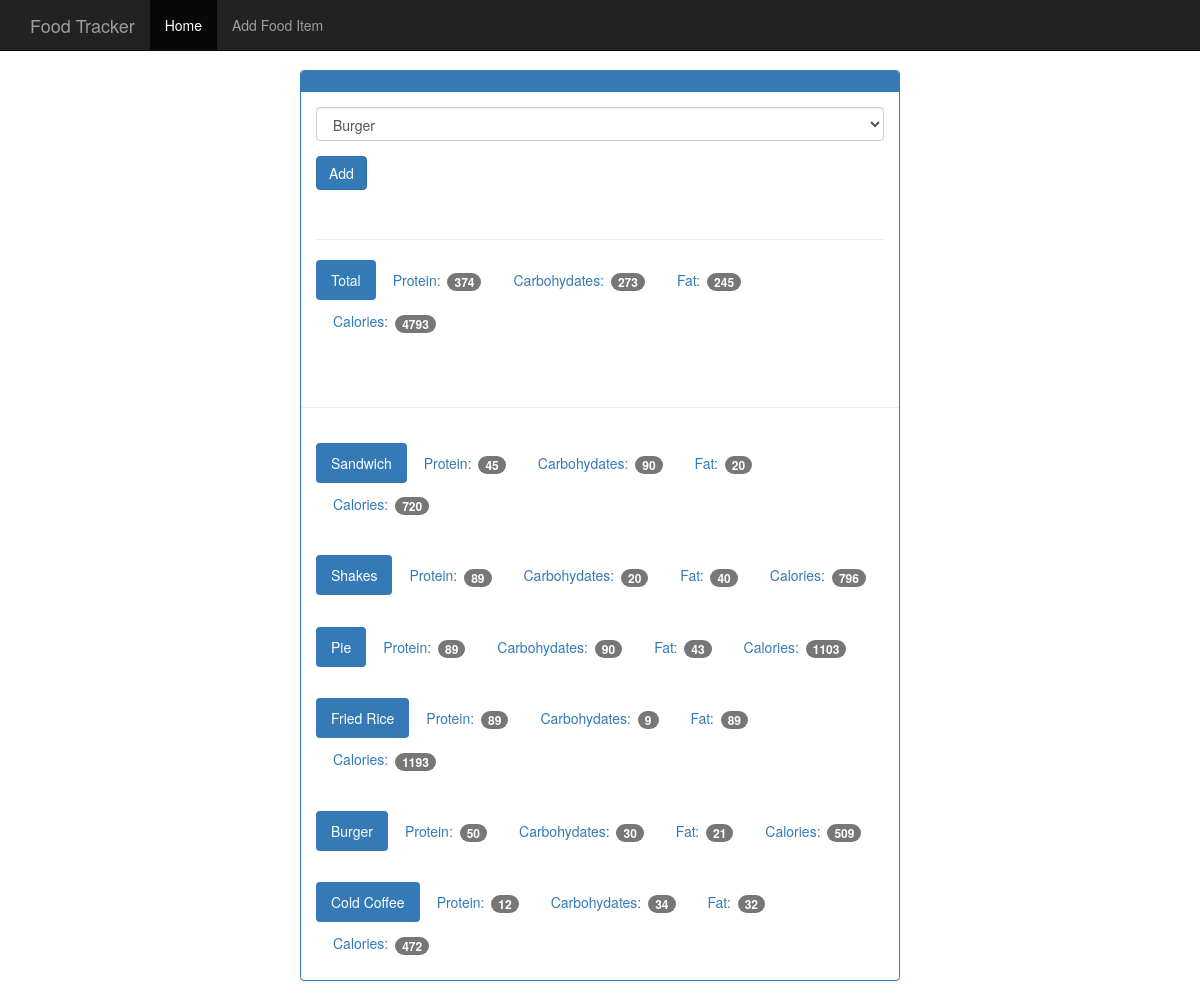
Page /view/20190817 on the committed database.
### tables this page shows
CREATE TABLE food(
 id INTEGER PRIMARY KEY autoincrement,
 name TEXT  NOT NULL,
 protein INTEGER NOT NULL,
 carbohydrates INTEGER NOT NULL,
 fat INTEGER NOT NULL,
 calories INTEGER  NOT NULL
);

### app.py (the view)
@app.route("/view/<date>",methods=['GET','POST'])
def view(date):
	db =  connect_db()
	cur =  db.execute("SELECT id,entry_date FROM log_date WHERE entry_date=?",[date])
	date_result =  cur.fetchone()
	if request.method =='POST':
		print(date_result['id'])
		db.execute("INSERT INTO food_date(food_id,log_date_id) VALUES(?,?)",(request.form['food'],date_result['id']))
		db.commit()
	d =  datetime.strptime(str(date_result['entry_date']),'%Y%m%d')
	pretty_date =  datetime.strftime(d,"%B %d, %Y")
	cur =  db.execute("SELECT id, name FROM food ORDER BY name")
	result =  cur.fetchall()
	log_cur =  db.execute("SELECT food.name, food.protein, food.carbohydrates,food.fat,food.calories \
		FROM log_date JOIN food_date ON food_date.log_date_id =  log_date.id \
		JOIN food on food.id =  food_date.food_id WHERE log_date.entry_date=?",[date])
	log_result =  log_cur.fetchall()
	totals = {}
	totals['protein'] = 0
	totals['carbohydrates'] = 0
	totals['fat'] =  0
	totals['calories'] =  0
	for food in log_result:
		totals['protein'] +=  food['protein']
		totals['carbohydrates'] += food['carbohydrates']
		totals['fat'] += food['fat']
		totals['calories'] += food['calories']
	return render_template("day.html",result =  result,entry_date=date_result['entry_date'], pretty_date=  pretty_date, \
		log_result=log_result,totals =  totals)

### database.py (called while the page is built)
def connect_db():
	sql =  sqlite3.connect('food_log.db')
	sql.row_factory = sqlite3.Row
	return sql

### templates/day.html (shortened to what this page needs)
 {% extends 'base.html' %}
    {% block main %}
      <div class="row">
        <div>
          <div class="panel panel-primary">
            <div class="panel-heading">
            </div>
            <div class="panel-body">
              <form method="POST" action="{{ url_for('view',date='20190817') }}">
                <div class="form-group">
                  <select class="form-control" name="food">
                    {% for food in result %}
                    <option value="{{ food.id }}"> {{ food.name }}</option>
                    {% endfor %}
                  </select>
                </div>
                <button type="submit" class="btn btn-primary">Add</button>
              </form>
              <div class="page-header"></div>
              <ul class="nav nav-pills" role="tablist">
                <li class="active"><a>Total</a></li>
                <li><a>Protein: <span class="badge">{{ totals['protein'] }}</span></a></li>
                <li><a>Carbohydates: <span class="badge">{{ totals['carbohydrates'] }}</span></a></li>
                <li><a>Fat: <span class="badge">{{ totals['fat'] }}</span></a></li>
                <li><a>Calories: <span class="badge">{{ totals['calories'] }}</span></a></li>
              </ul>
            </div>
            <div class="page-header"></div>
            {%  for food in log_result %}
            <div class="panel-body">
              <ul class="nav nav-pills" role="tablist">
                <li class="active"><a>{{ food.name }}</a></li>
                <li><a>Protein: <span class="badge">{{ food.protein }}</span></a></li>
                <li><a>Carbohydates: <span class="badge">{{ food.carbohydrates }}</span></a></li>
                <li><a>Fat: <span class="badge">{{ food.fat }}</span></a></li>
                <li><a>Calories: <span class="badge">{{ food.calories }}</span></a></li>
              </ul>
            </div>
            {% endfor %}
          </div>
        </div>
      </div>
    {% endblock %}

### templates/base.html (shortened to what this page needs)
<!DOCTYPE html>
<html lang="en">
  <head>
    <link rel="stylesheet" href="{{ url_for('static', filename='css/vendors/bootstrap.min.css') }}">
    <link rel="stylesheet" href="{{ url_for('static', filename='css/theme.css') }}">
  </head>
  <body>
    <nav class="navbar navbar-inverse navbar-fixed-top">
      <div class="container">
        <div class="navbar-header">
          <a class="navbar-brand" href="{{ url_for('index') }}">Food Tracker</a>
        </div>
        <div id="navbar" class="navbar-collapse collapse">
          <ul class="nav navbar-nav">
            <li class="active"><a href="{{ url_for('index') }}">Home</a></li>
            <li><a href="{{ url_for('food') }}">Add Food Item</a></li>
          </ul>
        </div>
      </div>
    </nav>
    <div class="container theme-showcase col-sm-6 col-sm-offset-3" role="main">
      {% block main %}
      {% endblock %}
    </div>
  </body>
</html>

### static/css/theme.css (style rules this page uses)
body { padding-top: 70px; padding-bottom: 30px; }

### rows in the picture
food: name "Sandwich", protein "45", carbohydrates "90", fat "20", calories "720"
food: name "Shakes", protein "89", carbohydrates "20", fat "40", calories "796"
food: name "Pie", protein "89", carbohydrates "90", fat "43", calories "1103"
food: name "Fried Rice", protein "89", carbohydrates "9", fat "89", calories "1193"
food: name "Burger", protein "50", carbohydrates "30", fat "21", calories "509"
food: name "Cold Coffee", protein "12", carbohydrates "34", fat "32", calories "472"

### other values in the picture
{{ totals['protein'] }} "374"
{{ totals['carbohydrates'] }} "273"
{{ totals['fat'] }} "245"
{{ totals['calories'] }} "4793"
form field food "Burger"
